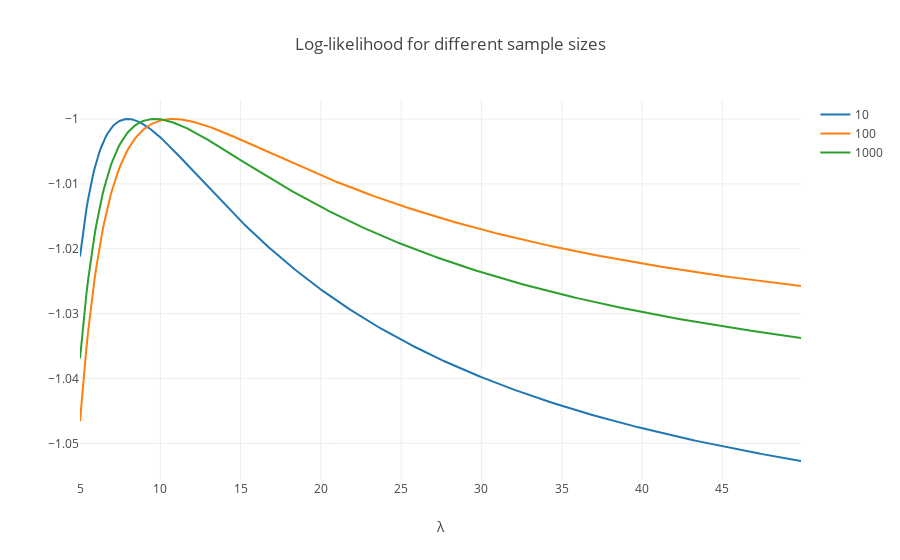

The notebook cell saved with this chart:
### Markdown cell above
## 3. Statistical inference & maximum likelihood

### 3.1 Normalization

Imposing that the integral over the probability density is equal to 1, we obtain the normalization constant as:
$$ Z(\lambda) = \lambda \cdot  e^{-\frac{1}{\lambda}} - e^{-\frac{20}{\lambda}}  $$
Since the x_i random variables are i.i.d, we have:
$$ \mathbb P(\{x_i\}) = \prod_{i}^{}{\mathbb P(x_i)}  
$$

### 3.2-3.3 likelihood

As we can see from the plots the likelihood is more or less peaked around the true value of $\lambda$ (the bigger is the number of samples N the closer the peak will be to the real one and the sharper the peak will be on average). The peak is broader on the left part of the curve. For this reason we expect to have a bigger mean square error for bigger value of $\lambda$

### Cramers-Rao bound
We expect that the maximum likelihood estimator respect the inequality as an equality (for N big enough, since for $N \leftarrow \infty$ the estimator is unbiased). Indeed we have a very good agreement between the empirical (i.e. computed on the samples) MSE and $\frac{1}{N \cdot I}$. Of course since the latter is empirical there are fluctuactions around this value (that decreases as N decrease).

#### Estimator properties

The log likelihood function is
$$
\mathcal{L} =-\dfrac{\sum_{i=1}^{N} x_{i}}{\lambda}-N\log(Z(\lambda))
$$

Maximizing $\mathcal{L}$ we obtain a condition on the maximum likelihood estimator of $\lambda_{ML}$:

$$
\dfrac{\sum_{i=1}^{N} x_{i}}{\lambda_{ML}^{2}}-N\dfrac{Z'(\lambda_{ML})}{Z(\lambda_{ML})}=0
$$
which can be recast in the form:
$$
\lambda_{ML} +\dfrac{  e^{-1/\lambda_{ML}}  -20 e^{-20/\lambda_{ML}} }     {e^{-1/\lambda_{ML}} - e^{-20/\lambda_{ML}} }     = \dfrac{\sum_{i=1}^{N} x_{i}}{N}
$$

Taking the expectation value on both sides:


$$
\begin{align*}
\mathbb{E}\left[\lambda_{ML} +\dfrac{  e^{-1/\lambda_{ML}}  -20 e^{-20/\lambda_{ML}} }     {e^{-1/\lambda_{ML}} - e^{-20/\lambda_{ML}} }\right] = \mathbb{E}\left[\dfrac{\sum_{i=1}^{N} x_{i}}{N}\right]
\end{align*}
$$

We can see the right hand side is just the estimator of the mean (which is unbiased) and we can write:

$$
\mathbb{E}\left[\lambda_{ML} +\dfrac{  e^{-1/\lambda_{ML}}  -20 e^{-20/\lambda_{ML}} }     {e^{-1/\lambda_{ML}} - e^{-20/\lambda_{ML}} }\right] = \lambda +\dfrac{  e^{-1/\lambda}  -20 e^{-20/\lambda} }     {e^{-1/\lambda} - e^{-20/\lambda} } \doteq \varphi(\lambda)
$$

$$
\mathbb{E}[\varphi(\lambda_{ML})] = \varphi(\lambda)
$$


We will now proove by contradiction that $\lambda_{ML}$ is a biased estimator of $\lambda$. Let's suppose the contrary (i.e. $\mathbb{E}[\lambda_{ML}]=\lambda$) then we have:

$$
\mathbb{E}[\varphi(\lambda_{ML})] = \varphi(\mathbb{E}[\lambda_{ML}])
$$

Since $\varphi$ is strictly concave, from Jensen’s inequality follows that
$$
\mathbb{E}[\varphi(\lambda_{ML})] < \varphi(\mathbb{E}[\lambda_{ML}])
$$

But this is absurd, therefore $\mathbb{E}[\lambda_{ML}] \neq \lambda$, that is the estimator is stictly speaking biased. Of course we know that the bias will tends to zero as N goes to infinity, so that for N sufficiently large we can consider it unbiased. 

#### Fisher information   
The computation of the Fisher information is quite long, we will thus introduce some ausiliary variable to make things easier. Let's define:  

$$
e_i \doteq e^{-\frac{1}{\lambda}} - 20^i e^{-\frac{20}{\lambda}}, \space i = 0, 1, 2
$$

So that we have:  
$$
\mathbb E[x_i] = \lambda + \frac{e_1}{e_0}
$$

Let's compute now the Fisher information (for one random variable $s_i$):  

$$
\begin{align*}
I(\lambda) &= -\mathbb E\left[\frac{\partial}{\partial\lambda^2}\log{\frac{e^{-\frac{x}{\lambda}}}{Z(\lambda)}}\right] = \space ... \space = \frac{1}{\lambda^4} \left[ \lambda^2 +\frac{e_2}{e_0} + \left(\frac{e_1}{e_0}\right)^2 \right]
\end{align*}
$$

This quantity turns out to be strictly linked to the varaince of $s_i$. In particular:  


$$
\begin{align*}
I(\lambda) &= \frac{V[x_i]}{\lambda^4}
\end{align*}
$$

### Code cell
def sample_exp(lambd, N=1):
    """Sample from the truncated exponential distribution."""
    return -lambd*np.log(np.random.uniform(np.exp(-20/lambd), np.exp(-1/lambd), N))


def pdf_exp(lambd, x):
    """Probability Density Function of the truncated exponential."""
    return np.exp(-x/lambd) / (lambd*(np.exp(-1/lambd) - np.exp(-20/lambd)))


def log_likelihood(lambd, sample, sign=1.0):
    """Calculate the log-likelihood given a sample and lambda."""
    return sign * np.sum(np.log(pdf_exp(lambd, sample)))


lambda_true = 10.
Ns = [10, 100, 1000]

samples = [sample_exp(lambda_true, N) for N in Ns]
lambdas = np.arange(5, 50, 0.1)

data = []

for s in samples:
    lh = [log_likelihood(l, s) for l in lambdas]
    i_max = np.argmax(lh)

    data.append(Scatter(
        x = lambdas,
        y = lh / np.abs(lh[i_max]),
        name = len(s)
    ))

lyt = Layout(
    title="Log-likelihood for different sample sizes",
    xaxis=dict(title="λ")
) 
py.iplot(Figure(data=data, layout=lyt) )

### Figure 1 — Plotly figure (JSON) as saved in the notebook; plotly's stock layout.template omitted (floating-point values rounded to 4 significant figures; data arrays with more than 128 entries replaced by an {"elided": "..."} marker saying what was removed)
{"data": [{"name": 10, "type": "scatter", "x": {"elided": "450 float values"}, "y": {"elided": "450 float values"}}, {"name": 100, "type": "scatter", "x": {"elided": "450 float values"}, "y": {"elided": "450 float values"}}, {"name": 1000, "type": "scatter", "x": {"elided": "450 float values"}, "y": {"elided": "450 float values"}}], "layout": {"title": "Log-likelihood for different sample sizes", "xaxis": {"title": "λ"}}}
